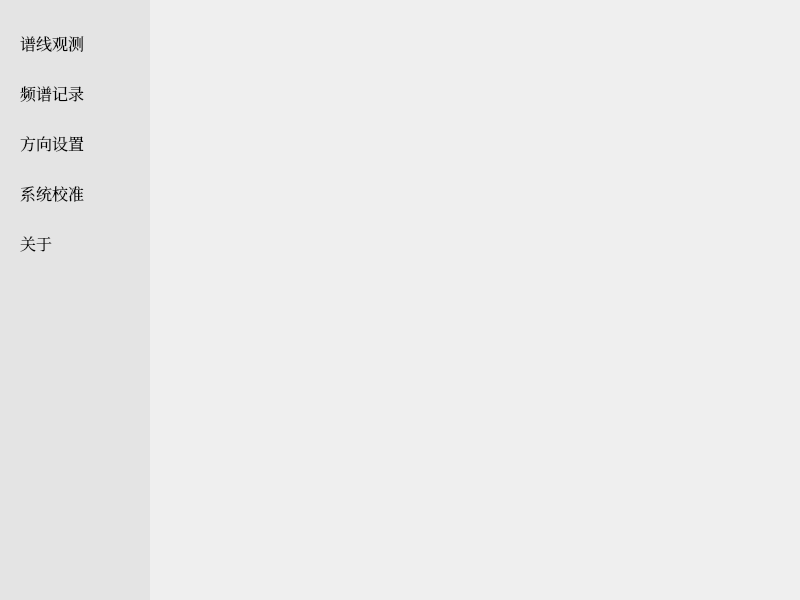
<?xml version="1.0" encoding="UTF-8"?>
<ui version="4.0">
 <class>MainWindow</class>
 <widget class="QMainWindow" name="MainWindow">
  <property name="geometry">
   <rect>
    <x>0</x>
    <y>0</y>
    <width>800</width>
    <height>600</height>
   </rect>
  </property>
  <property name="windowTitle">
   <string>MainWindow</string>
  </property>
  <property name="locale">
   <locale language="Chinese" country="China"/>
  </property>
  <widget class="QWidget" name="centralwidget">
   <layout class="QGridLayout" name="gridLayout">
    <property name="leftMargin">
     <number>0</number>
    </property>
    <property name="topMargin">
     <number>0</number>
    </property>
    <property name="rightMargin">
     <number>0</number>
    </property>
    <property name="bottomMargin">
     <number>0</number>
    </property>
    <item row="0" column="1">
     <widget class="QFrame" name="frame">
      <property name="sizePolicy">
       <sizepolicy hsizetype="Fixed" vsizetype="Preferred">
        <horstretch>0</horstretch>
        <verstretch>0</verstretch>
       </sizepolicy>
      </property>
      <property name="minimumSize">
       <size>
        <width>150</width>
        <height>0</height>
       </size>
      </property>
      <property name="maximumSize">
       <size>
        <width>16777215</width>
        <height>16777215</height>
       </size>
      </property>
      <property name="baseSize">
       <size>
        <width>-12144</width>
        <height>0</height>
       </size>
      </property>
      <property name="font">
       <font>
        <family>Noto Serif CJK SC Black</family>
        <pointsize>10</pointsize>
        <weight>75</weight>
        <bold>true</bold>
       </font>
      </property>
      <property name="styleSheet">
       <string notr="true">QFrame{
	background-color: rgb(228, 228, 228);
}</string>
      </property>
      <property name="frameShape">
       <enum>QFrame::NoFrame</enum>
      </property>
      <property name="frameShadow">
       <enum>QFrame::Plain</enum>
      </property>
      <layout class="QVBoxLayout" name="verticalLayout">
       <property name="spacing">
        <number>0</number>
       </property>
       <property name="leftMargin">
        <number>0</number>
       </property>
       <property name="topMargin">
        <number>0</number>
       </property>
       <property name="rightMargin">
        <number>0</number>
       </property>
       <property name="bottomMargin">
        <number>0</number>
       </property>
       <item>
        <spacer name="verticalSpacer_2">
         <property name="orientation">
          <enum>Qt::Vertical</enum>
         </property>
         <property name="sizeType">
          <enum>QSizePolicy::Preferred</enum>
         </property>
         <property name="sizeHint" stdset="0">
          <size>
           <width>20</width>
           <height>20</height>
          </size>
         </property>
        </spacer>
       </item>
       <item>
        <widget class="QPushButton" name="btn_spectrum">
         <property name="minimumSize">
          <size>
           <width>0</width>
           <height>50</height>
          </size>
         </property>
         <property name="font">
          <font>
           <family>Noto Serif CJK SC</family>
           <pointsize>12</pointsize>
           <weight>50</weight>
           <bold>false</bold>
          </font>
         </property>
         <property name="styleSheet">
          <string notr="true">        QPushButton{
              border-top: 3px outset transparent;
              border-bottom: 7px outset transparent;
              border-right: 3px outset transparent;
              border-left:20px outset transparent;
				text-align: left;   /* 文本左对齐 */

			  icon-size: 20px;

              background-color: rgb(228, 228, 228);
        }


        /* 鼠标悬停 */
        QPushButton:hover{
              background-color: rgb(205, 205, 205);
        }

        /* 点击和按下 */
        QTPushButton:pressed,QPushButton:checked{
              /*border-left: 18px outset rgb(93, 95, 97);*/
              background-color: rgb(246, 246, 246);
        }

        QPushButton:default {
          border-color: navy; /* make the default button prominent */
        }

</string>
         </property>
         <property name="text">
          <string>谱线观测</string>
         </property>
         <property name="icon">
          <iconset resource="resource.qrc">
           <normaloff>:/icon/icon/icon_signal.svg</normaloff>:/icon/icon/icon_signal.svg</iconset>
         </property>
         <property name="checkable">
          <bool>true</bool>
         </property>
         <property name="checked">
          <bool>false</bool>
         </property>
        </widget>
       </item>
       <item>
        <widget class="QPushButton" name="btn_record">
         <property name="minimumSize">
          <size>
           <width>0</width>
           <height>50</height>
          </size>
         </property>
         <property name="font">
          <font>
           <family>Noto Serif CJK SC</family>
           <pointsize>12</pointsize>
           <weight>50</weight>
           <bold>false</bold>
          </font>
         </property>
         <property name="styleSheet">
          <string notr="true">        QPushButton{
              border-top: 3px outset transparent;
              border-bottom: 7px outset transparent;
              border-right: 3px outset transparent;
              border-left:20px outset transparent;
				text-align: left;   /* 文本左对齐 */

			  icon-size: 20px;

              background-color: rgb(228, 228, 228);
        }


        /* 鼠标悬停 */
        QPushButton:hover{
              background-color: rgb(205, 205, 205);
        }

        /* 点击和按下 */
        QTPushButton:pressed,QPushButton:checked{
              /*border-left: 18px outset rgb(93, 95, 97);*/
              background-color: rgb(246, 246, 246);
        }

        QPushButton:default {
          border-color: navy; /* make the default button prominent */
        }

</string>
         </property>
         <property name="text">
          <string>频谱记录</string>
         </property>
         <property name="icon">
          <iconset resource="resource.qrc">
           <normaloff>:/icon/icon/icon_save.svg</normaloff>:/icon/icon/icon_save.svg</iconset>
         </property>
         <property name="checkable">
          <bool>true</bool>
         </property>
         <property name="checked">
          <bool>false</bool>
         </property>
        </widget>
       </item>
       <item>
        <widget class="QPushButton" name="btn_direction">
         <property name="minimumSize">
          <size>
           <width>0</width>
           <height>50</height>
          </size>
         </property>
         <property name="font">
          <font>
           <family>Noto Serif CJK SC</family>
           <pointsize>12</pointsize>
           <weight>50</weight>
           <bold>false</bold>
          </font>
         </property>
         <property name="styleSheet">
          <string notr="true">        QPushButton{
              border-top: 3px outset transparent;
              border-bottom: 7px outset transparent;
              border-right: 3px outset transparent;
              border-left:20px outset transparent;
				text-align: left;   /* 文本左对齐 */

			  icon-size: 20px;

              background-color: rgb(228, 228, 228);
        }


        /* 鼠标悬停 */
        QPushButton:hover{
              background-color: rgb(205, 205, 205);
        }

        /* 点击和按下 */
        QTPushButton:pressed,QPushButton:checked{
              /*border-left: 18px outset rgb(93, 95, 97);*/
              background-color: rgb(246, 246, 246);
        }

        QPushButton:default {
          border-color: navy; /* make the default button prominent */
        }

</string>
         </property>
         <property name="text">
          <string>方向设置</string>
         </property>
         <property name="icon">
          <iconset resource="resource.qrc">
           <normaloff>:/icon/icon/icon_radar.svg</normaloff>:/icon/icon/icon_radar.svg</iconset>
         </property>
         <property name="checkable">
          <bool>true</bool>
         </property>
         <property name="checked">
          <bool>false</bool>
         </property>
        </widget>
       </item>
       <item>
        <widget class="QPushButton" name="btn_calibration">
         <property name="minimumSize">
          <size>
           <width>0</width>
           <height>50</height>
          </size>
         </property>
         <property name="font">
          <font>
           <family>Noto Serif CJK SC</family>
           <pointsize>12</pointsize>
           <weight>50</weight>
           <bold>false</bold>
          </font>
         </property>
         <property name="styleSheet">
          <string notr="true">        QPushButton{
              border-top: 3px outset transparent;
              border-bottom: 7px outset transparent;
              border-right: 3px outset transparent;
              border-left:20px outset transparent;
				text-align: left;   /* 文本左对齐 */

			  icon-size: 20px;

              background-color: rgb(228, 228, 228);
        }


        /* 鼠标悬停 */
        QPushButton:hover{
              background-color: rgb(205, 205, 205);
        }

        /* 点击和按下 */
        QTPushButton:pressed,QPushButton:checked{
              /*border-left: 18px outset rgb(93, 95, 97);*/
              background-color: rgb(246, 246, 246);
        }

        QPushButton:default {
          border-color: navy; /* make the default button prominent */
        }

</string>
         </property>
         <property name="text">
          <string>系统校准</string>
         </property>
         <property name="icon">
          <iconset resource="resource.qrc">
           <normaloff>:/icon/icon/icon_cali.svg</normaloff>:/icon/icon/icon_cali.svg</iconset>
         </property>
         <property name="checkable">
          <bool>true</bool>
         </property>
         <property name="checked">
          <bool>false</bool>
         </property>
        </widget>
       </item>
       <item>
        <widget class="QPushButton" name="btn_about">
         <property name="minimumSize">
          <size>
           <width>0</width>
           <height>50</height>
          </size>
         </property>
         <property name="font">
          <font>
           <family>Noto Serif CJK SC</family>
           <pointsize>12</pointsize>
           <weight>50</weight>
           <bold>false</bold>
          </font>
         </property>
         <property name="styleSheet">
          <string notr="true">        QPushButton{
              border-top: 3px outset transparent;
              border-bottom: 7px outset transparent;
              border-right: 3px outset transparent;
              border-left:20px outset transparent;
				text-align: left;   /* 文本左对齐 */

			  icon-size: 20px;

              background-color: rgb(228, 228, 228);
        }


        /* 鼠标悬停 */
        QPushButton:hover{
              background-color: rgb(205, 205, 205);
        }

        /* 点击和按下 */
        QTPushButton:pressed,QPushButton:checked{
              /*border-left: 18px outset rgb(93, 95, 97);*/
              background-color: rgb(246, 246, 246);
        }

        QPushButton:default {
          border-color: navy; /* make the default button prominent */
        }

</string>
         </property>
         <property name="text">
          <string>关于</string>
         </property>
         <property name="icon">
          <iconset resource="resource.qrc">
           <normaloff>:/icon/icon/icon_info.svg</normaloff>:/icon/icon/icon_info.svg</iconset>
         </property>
         <property name="checkable">
          <bool>true</bool>
         </property>
         <property name="checked">
          <bool>false</bool>
         </property>
        </widget>
       </item>
       <item>
        <spacer name="verticalSpacer">
         <property name="orientation">
          <enum>Qt::Vertical</enum>
         </property>
         <property name="sizeHint" stdset="0">
          <size>
           <width>20</width>
           <height>40</height>
          </size>
         </property>
        </spacer>
       </item>
       <item>
        <widget class="QLabel" name="logo_seu">
         <property name="pixmap">
          <pixmap resource="resource.qrc">:/icon/icon/icon_seu.svg</pixmap>
         </property>
         <property name="margin">
          <number>10</number>
         </property>
        </widget>
       </item>
      </layout>
     </widget>
    </item>
    <item row="0" column="2">
     <widget class="QStackedWidget" name="stacked_widget">
      <property name="sizePolicy">
       <sizepolicy hsizetype="Preferred" vsizetype="Preferred">
        <horstretch>0</horstretch>
        <verstretch>0</verstretch>
       </sizepolicy>
      </property>
      <property name="currentIndex">
       <number>-1</number>
      </property>
     </widget>
    </item>
   </layout>
  </widget>
 </widget>
 <resources>
  <include location="resource.qrc"/>
  <include location="resource.qrc"/>
 </resources>
 <connections/>
</ui>
